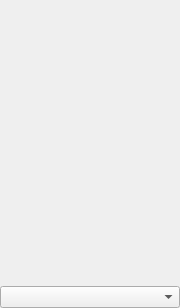
<?xml version="1.0" encoding="UTF-8"?>
<ui version="4.0">
 <class>PluginViewerWidget</class>
 <widget class="QWidget" name="PluginViewerWidget">
  <property name="geometry">
   <rect>
    <x>0</x>
    <y>0</y>
    <width>180</width>
    <height>308</height>
   </rect>
  </property>
  <layout class="QVBoxLayout" name="verticalLayout">
   <property name="spacing">
    <number>0</number>
   </property>
   <property name="leftMargin">
    <number>0</number>
   </property>
   <property name="topMargin">
    <number>0</number>
   </property>
   <property name="rightMargin">
    <number>0</number>
   </property>
   <property name="bottomMargin">
    <number>0</number>
   </property>
   <item>
    <widget class="QStackedWidget" name="stackedWidget">
     <widget class="QWidget" name="page"/>
     <widget class="QWidget" name="page_2"/>
    </widget>
   </item>
   <item>
    <widget class="QComboBox" name="comboBox"/>
   </item>
  </layout>
 </widget>
 <resources/>
 <connections/>
</ui>
